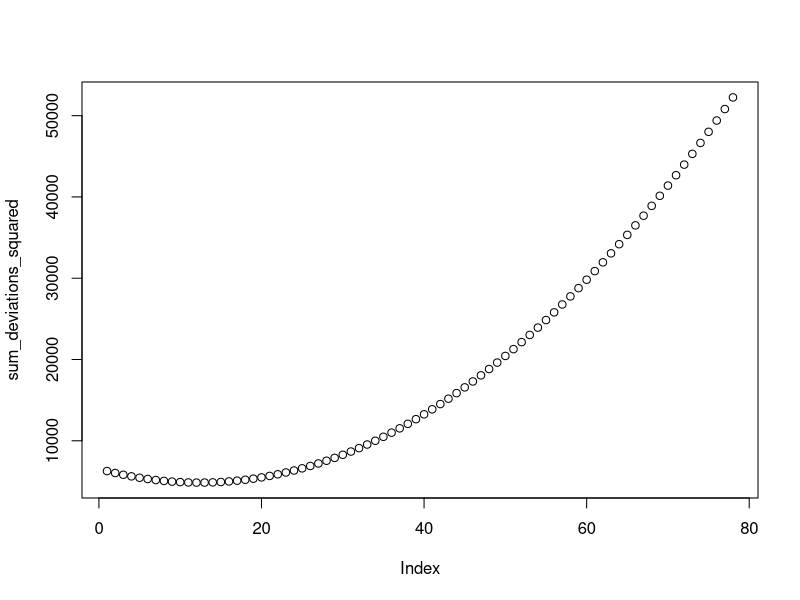

Here is the R script that generated this plot:
## ---- chunk 1
knitr::opts_chunk$set(echo = TRUE)
## ---- chunk 2

scores <- c(4,78,6,8,1,9,7,13,5,3,2)
mean(scores)
scores-mean(scores)
deviations_squared <-(scores-mean(scores))^2
sum(deviations_squared)  

min(scores)
max(scores)
numbers_to_test <- min(scores):max(scores)

sum_deviations_squared <- c()
for(i in numbers_to_test) {
  sum_deviations_squared[i] <- sum((scores-i)^2)
}

sum_deviations_squared

plot(sum_deviations_squared)

